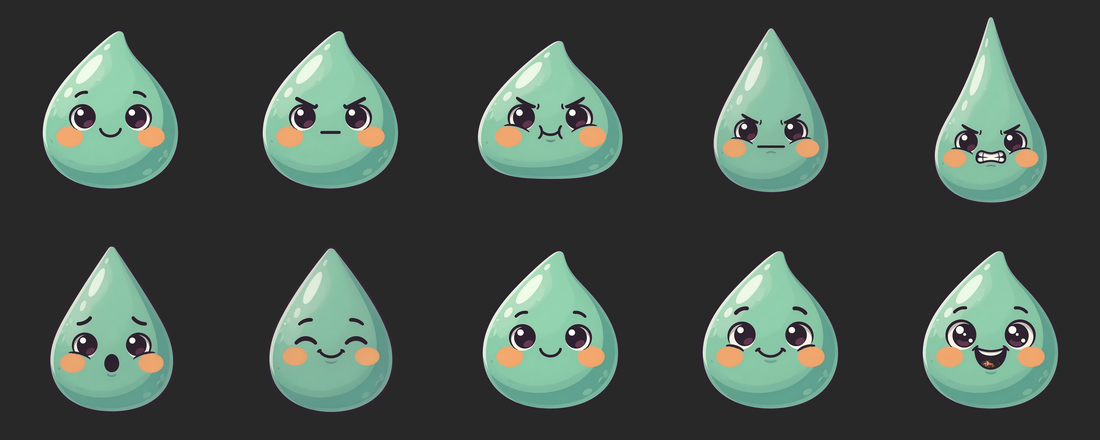
#> input picture tools/pip_frame_sheet.png, 1100 x 440 px, given in place of 1.jpg, which was not available
$ python key_pip_frames.py
#> lines starting #> are read from the running program, lines starting #| are printed output that depends on the picture; after the words box and inside, x2 and y2 are one past the last pixel; in counts of white or black regions, pixels touching at a corner belong together; pictures that were not available may be replaced by others from this repository, and a replacement may not be noted
"""Chroma-key Pip mascot frames onto a shared transparent canvas."""

from __future__ import annotations

from pathlib import Path

import numpy as np
from PIL import Image

SESSION = Path(
    r"C:\Users\Administrator\.grok\sessions"
    r"\E%3A%5CAI%20Work%5CAppPiPi\01a02c64-5a28-7653-94ca-cacc2f7eeb9e\images"
)
OUT = Path(r"E:\AI Work\AppPiPi\AppPiPi\Pip\iOS\Resources\Assets.xcassets\PipFrames")
SHEET = Path(r"E:\AI Work\AppPiPi\AppPiPi\tools\pip_frame_sheet.png")

KEY = np.array([212.0, 59.0, 116.0])
CANVAS = 1024

# source jpg -> asset names (same pixels may be copied to more than one name)
MAPPING: list[tuple[str, list[str]]] = [
    ("1.jpg", ["idle", "release3"]),
    ("2.jpg", ["waiting"]),
    ("3.jpg", ["done"]),
    ("9.jpg", ["lift1"]),
    ("4.jpg", ["lift2"]),
    ("8.jpg", ["lift3", "lift"]),
    ("5.jpg", ["lift4"]),
    ("11.jpg", ["release1", "release"]),
    ("10.jpg", ["release2"]),
]


def _erode(mask: np.ndarray, radius: int = 1) -> np.ndarray:
    from numpy.lib.stride_tricks import sliding_window_view

    padded = np.pad(mask.astype(np.uint8), radius, mode="constant")
    size = radius * 2 + 1
    windows = sliding_window_view(padded, (size, size))
    return windows.min(axis=(2, 3)).astype(bool)


def key_rgba(path: Path) -> np.ndarray:
    rgb = np.array(Image.open(path).convert("RGB"), dtype=np.float32)
    dist = np.linalg.norm(rgb - KEY, axis=2)
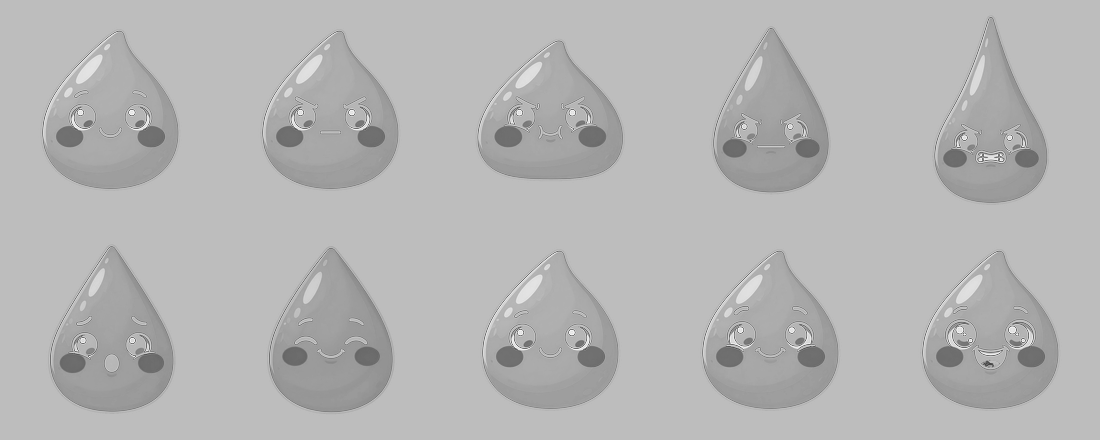
#> dist: shape (440, 1100) float64; min 68.28, max 244.1, mean 181.2
    r, g, b = rgb[:, :, 0], rgb[:, :, 1], rgb[:, :, 2]
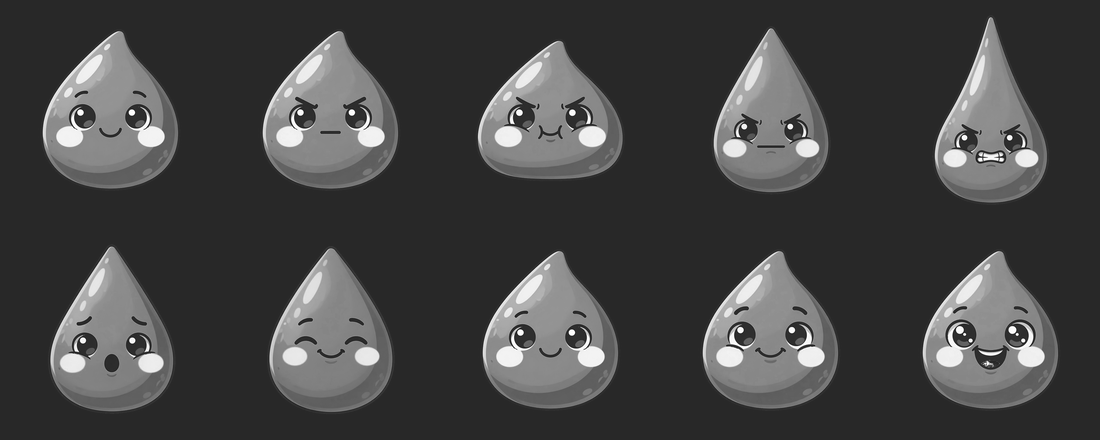
#> r: shape (440, 1100) float32; min 15, max 255, mean 68.5
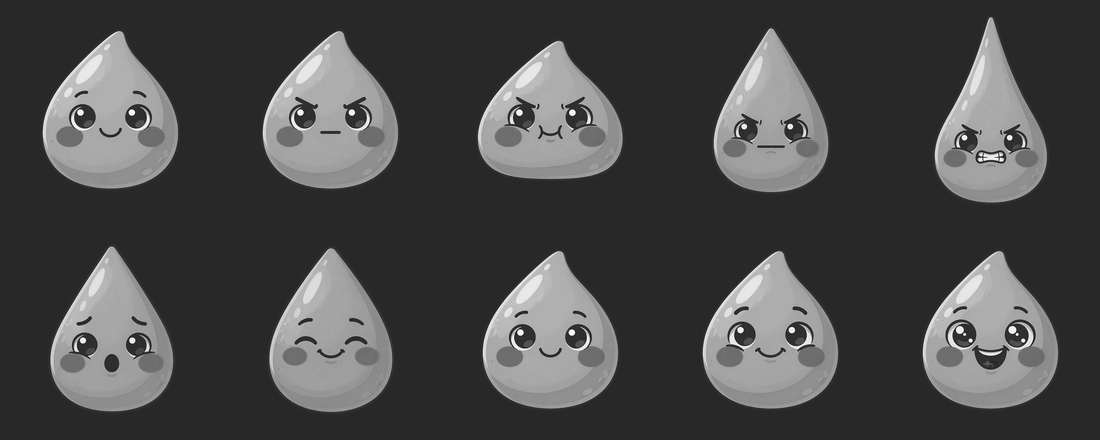
#> b: shape (440, 1100) float32; min 20, max 255, mean 73.4
    luma = 0.299 * r + 0.587 * g + 0.114 * b
    is_outline = luma < 78
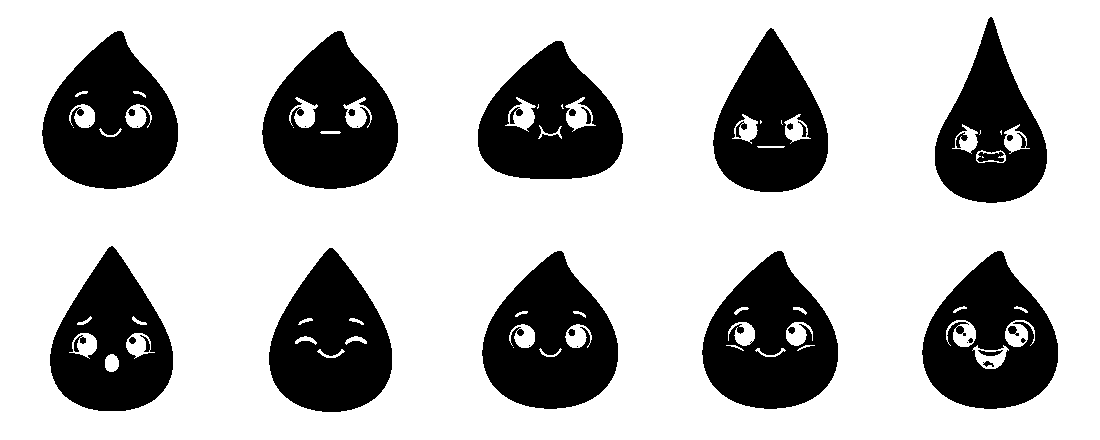
#> is_outline: shape (440, 1100) bool; 72.9% white; 37 black regions (9 under 20 px), largest, box (x1, y1, x2, y2) and area: (42, 31, 178, 189) 13931, (482, 251, 618, 409) 13931, (262, 31, 398, 189) 13844
    is_magenta = (r > g + 22) & (r > 130) & (g < 140) & (b > 50)
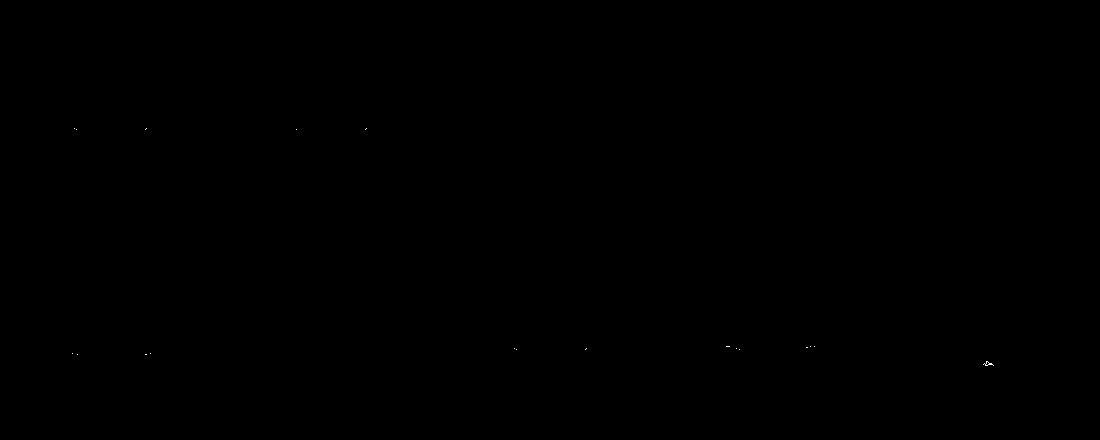
#> is_magenta: shape (440, 1100) bool; 0.01% white in thin lines or dots, all inside (x1, y1, x2, y2) = (72, 128, 994, 366)

    alpha = np.clip((dist - 40.0) / 28.0, 0.0, 1.0)
#> alpha: shape (440, 1100) float64; every value is 1
    alpha = np.where(is_magenta & ~is_outline, 0.0, alpha)
    alpha = np.where(is_outline & (dist > 24), 1.0, alpha)
    alpha = _erode(alpha > 0.55, radius=1).astype(np.float32)
#> in _erode, `padded = np.pad(mask.astype(np.uint8), radius, mode="constant")`:
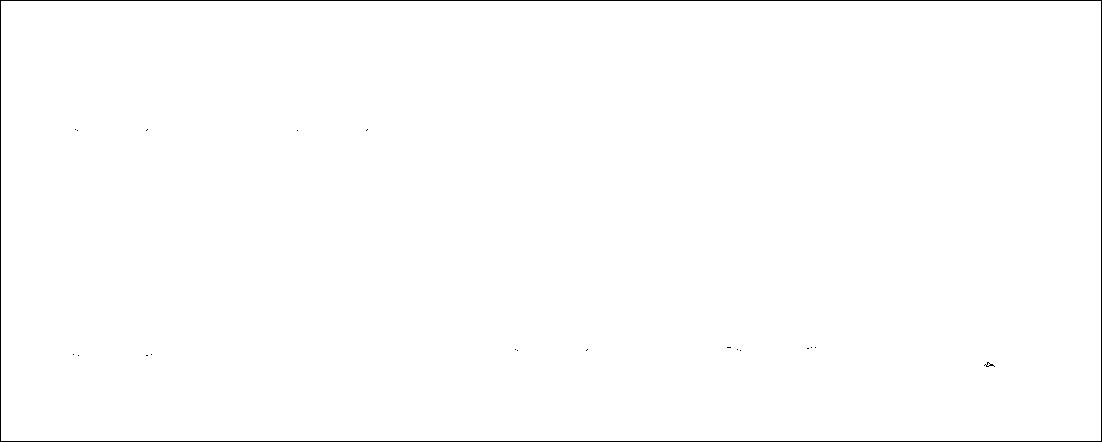
#> padded: shape (442, 1102); values 0 (black) and 1 (white), 99.4% white; black in thin lines or dots
#> in _erode, `return windows.min(axis=(2, 3)).astype(bool)`: returned value: shape (440, 1100) bool; 99.3% white; black in thin lines or dots
#> alpha: shape (440, 1100) float32; values 0 (black) and 1 (white), 99.3% white; black in thin lines or dots
    # Soften the cut by a 1px average with the original mask.
    hard = alpha
    alpha = np.clip(hard * 0.82 + (1.0 - is_magenta.astype(np.float32)) * 0.18, 0.0, 1.0)
    alpha = np.where(is_magenta & ~is_outline, 0.0, alpha)

    out = rgb.copy()
    spill = np.clip(1.0 - dist / 90.0, 0.0, 1.0)
    out[:, :, 0] = np.clip(out[:, :, 0] - spill * 70.0, 0, 255)
#> out: shape (440, 1100, 3) float32; mean R, G, B 68.5, 80.3, 73.4
    out[:, :, 2] = np.clip(out[:, :, 2] - spill * 28.0, 0, 255)
#> out: shape (440, 1100, 3) float32; mean R, G, B 68.5, 80.3, 73.4
    # Pull remaining magenta-tinted outline toward ink.
    ink = np.array([31.0, 41.0, 43.0])
    outline_mix = np.clip((78.0 - luma) / 78.0, 0.0, 1.0) * is_outline.astype(np.float32)
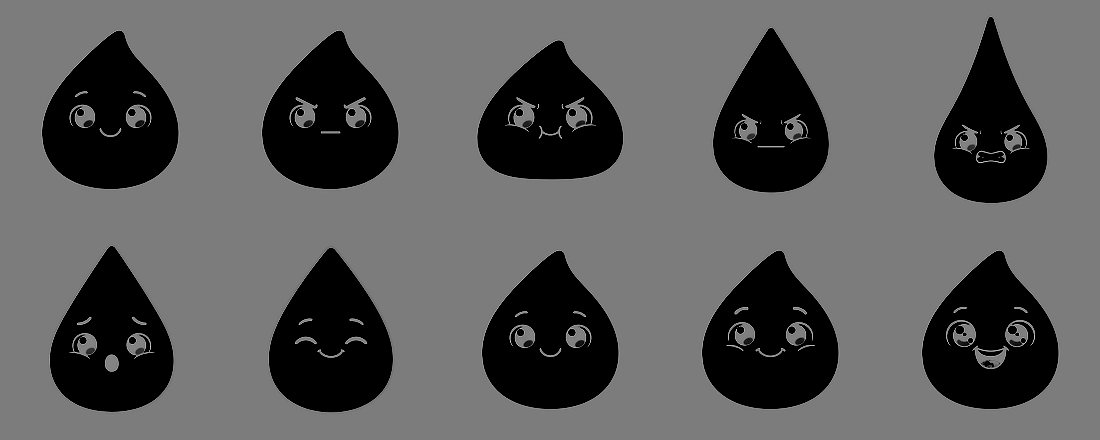
#> outline_mix: shape (440, 1100) float32; min 0, max 0.868, mean 0.354
    out = out * (1.0 - outline_mix)[..., None] + ink * outline_mix[..., None]

    rgba = np.dstack([out, alpha * 255.0]).astype(np.uint8)
    rgba[rgba[:, :, 3] < 12, 3] = 0
    return rgba


def write_imageset(name: str, image: Image.Image) -> None:
    folder = OUT / f"{name}.imageset"
    folder.mkdir(parents=True, exist_ok=True)
    png_path = folder / f"{name}.png"
    image.save(png_path, "PNG", optimize=True)
    (folder / "Contents.json").write_text(
        """{
  "images" : [
    {
      "filename" : "%s.png",
      "idiom" : "universal",
      "scale" : "1x"
    }
  ],
  "info" : {
    "author" : "xcode",
    "version" : 1
  }
}
"""
        % name,
        encoding="utf-8",
    )
    for leftover in ("idle.svg", "lift.svg", "release.svg", "done.svg"):
        old = folder / leftover
        if old.exists():
            old.unlink()


def main() -> None:
    keyed: dict[str, np.ndarray] = {}
    for src, names in MAPPING:
        rgba = key_rgba(SESSION / src)
        keyed[src] = rgba
        print(f"{src}: opaque={(rgba[:, :, 3] > 8).sum()} px")
#| 1.jpg: opaque=483954 px

    frames: dict[str, Image.Image] = {}
    for src, names in MAPPING:
        img = Image.fromarray(keyed[src], "RGBA")
        for name in names:
            frames[name] = img
            write_imageset(name, img)
            print(f"wrote {name}")

    order = ["idle", "lift1", "lift2", "lift3", "lift4", "release1", "release2", "release3", "waiting", "done"]
    thumb = 220
    sheet = Image.new("RGBA", (thumb * 5, thumb * 2), (40, 40, 40, 255))
    for i, name in enumerate(order):
        cell = frames[name].resize((thumb, thumb), Image.Resampling.LANCZOS)
        sheet.paste(cell, ((i % 5) * thumb, (i // 5) * thumb), cell)
    sheet.convert("RGB").save(SHEET)
    print("sheet", SHEET)


if __name__ == "__main__":
#> (the run stopped early here; a loop or call above may not have finished)
